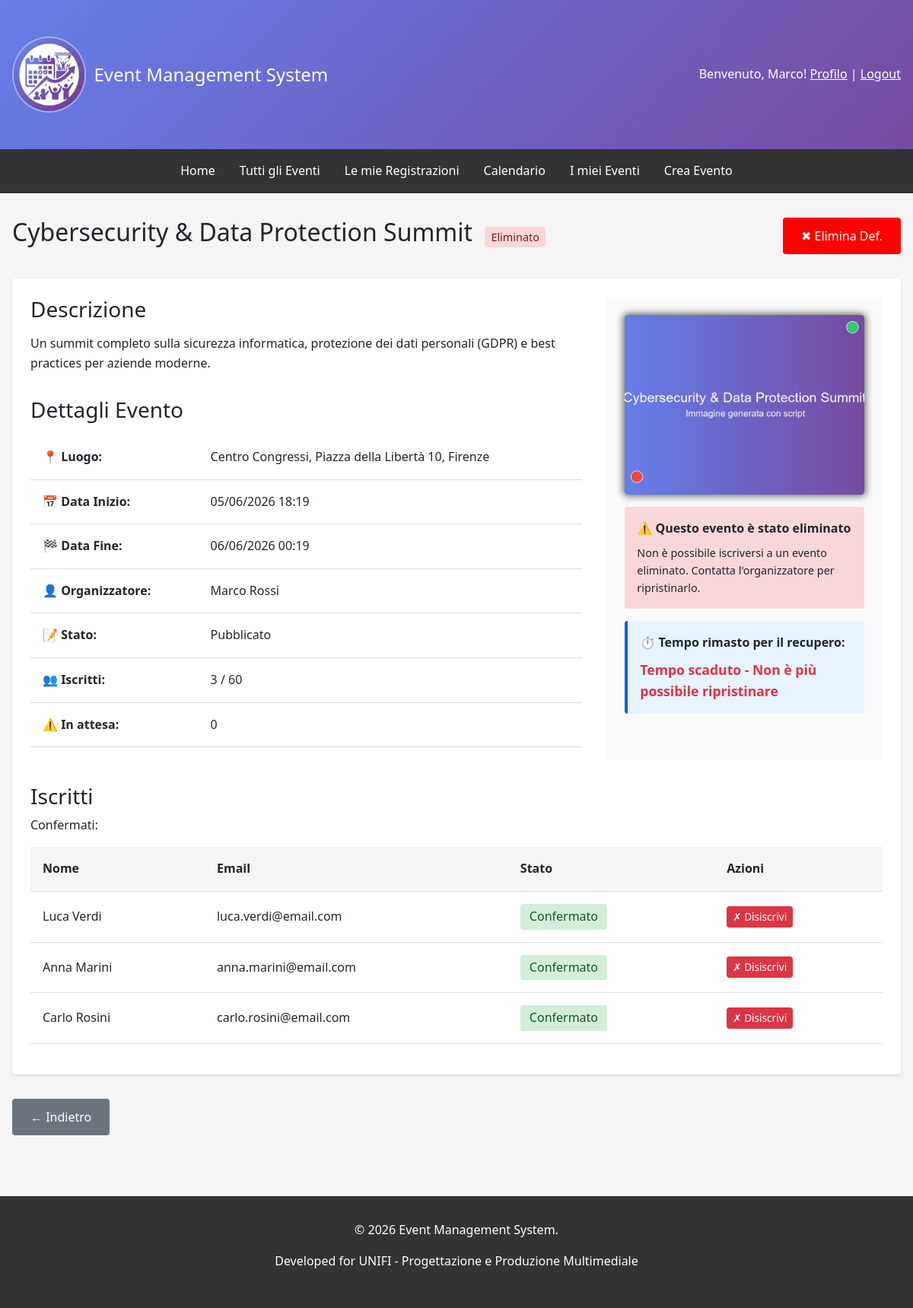
Page /events/event/601/ (signed in) on the committed database.
### events/models.py (models this page shows, shortened)
class Event(models.Model):
    STATUS_CHOICES = [('draft', 'Bozza'), ('published', 'Pubblicato'), ('ongoing', 'In Corso'), ('completed', 'Completato'), ('cancelled', 'Annullato')]
    title = models.CharField(max_length=200, verbose_name='Titolo')
    description = models.TextField(verbose_name='Descrizione')
    organizer = models.ForeignKey(User, on_delete=models.CASCADE, related_name='organized_events', verbose_name='Organizzatore')
    location = models.CharField(max_length=255, verbose_name='Luogo')
    start_date = models.DateTimeField(verbose_name='Data e Ora Inizio')
    end_date = models.DateTimeField(verbose_name='Data e Ora Fine')
    max_attendees = models.IntegerField(null=True, blank=True, verbose_name='Numero Massimo Partecipanti')
    image = models.ImageField(upload_to='event_images/', blank=True, null=True, verbose_name='Immagine')
    status = models.CharField(max_length=15, choices=STATUS_CHOICES, default='draft', verbose_name='Stato')
    created_at = models.DateTimeField(auto_now_add=True)
    updated_at = models.DateTimeField(auto_now=True)
    deleted_at = models.DateTimeField(null=True, blank=True, verbose_name='Eliminato il')
    class Meta:
        ordering = ['-start_date']
        permissions = [('can_create_event', 'Può creare eventi'), ('can_edit_own_events', 'Può modificare i propri eventi'), ('can_delete_own_events', 'Può eliminare i propri eventi'), ('can_view_attendees', 'Può visualizzare la lista dei partecipanti')]
    @property
    def get_confirmed_attendees_count(self):
        return self.eventregistration_set.filter(status='confirmed').count()
    def get_pending_attendees_count(self):
        return self.eventregistration_set.filter(status='pending').count()

class EventRegistration(models.Model):
    STATUS_CHOICES = [('pending', 'In Attesa'), ('confirmed', 'Confermato'), ('cancelled', 'Annullato'), ('attended', 'Partecipato')]
    event = models.ForeignKey(Event, on_delete=models.CASCADE)
    user = models.ForeignKey(User, on_delete=models.CASCADE, related_name='event_registrations')
    status = models.CharField(max_length=15, choices=STATUS_CHOICES, default='pending')
    registered_at = models.DateTimeField(auto_now_add=True)
    updated_at = models.DateTimeField(auto_now=True)
    class Meta:
        unique_together = ('event', 'user')
        ordering = ['-registered_at']

### events/views.py (the view)
# urls.py: path('event/<int:pk>/', views.EventDetailView.as_view(), name='event_detail'),
class EventDetailView(DetailView):
    model = Event
    template_name = 'events/event_detail.html'
    context_object_name = 'event'
    pk_url_kwarg = 'pk'
    def get_queryset(self):
        queryset = super().get_queryset()
        if not self.request.user.is_authenticated or not (self.request.user.is_staff or (hasattr(self.request.user, 'profile') and self.request.user.profile.role == 'organizer')):
            queryset = queryset.filter(deleted_at__isnull=True)
        return queryset
    def get_context_data(self, **kwargs):
        context = super().get_context_data(**kwargs)
        event = self.get_object()
        context['attendees'] = event.eventregistration_set.filter(status='confirmed').order_by('registered_at')
        context['pending_attendees'] = event.eventregistration_set.filter(status='pending').order_by('registered_at')
        context['can_view_attendees'] = self.request.user == event.organizer or self.request.user.is_staff
        context['pending_count'] = context['pending_attendees'].count()
        context['confirmed_count'] = context['attendees'].count()
        if event.deleted_at:
            from datetime import timedelta
            restore_deadline = event.deleted_at + timedelta(days=3)
            time_remaining = restore_deadline - timezone.now()
            context['can_restore'] = time_remaining.total_seconds() > 0
            total_seconds = max(0, time_remaining.total_seconds())
            days = int(total_seconds // 86400)
            hours = int((total_seconds % 86400) // 3600)
            minutes = int((total_seconds % 3600) // 60)
            context['restore_days'] = days
            context['restore_hours'] = hours
            context['restore_minutes'] = minutes
        else:
            context['can_restore'] = False
            context['restore_days'] = 0
            context['restore_hours'] = 0
            context['restore_minutes'] = 0
        if self.request.user.is_authenticated:
            try:
                registration = EventRegistration.objects.get(event=event, user=self.request.user)
                context['user_registration'] = registration
            except EventRegistration.DoesNotExist:
                context['user_registration'] = None
        return context

### templates/events/event_detail.html (shortened to what this page needs)
{% extends 'base.html' %}
{% block content %}
<div class="detail-header">
    <h2>
        {{ event.title }}
        {% if event.deleted_at %}
            <span style="padding: 0.25rem 0.5rem; border-radius: 4px; font-size: 0.9rem; background-color: #f8d7da; color: #721c24; margin-left: 0.5rem;">
                Eliminato
            </span>
        {% endif %}
    </h2>
    {% if user == event.organizer or user.is_staff %}
        <div class="detail-actions">
            {% if not event.deleted_at %}
                <a href="{% url 'events:event_update' event.pk %}" class="btn btn-secondary" style="background: linear-gradient(135deg, #667eea 0%, #764ba2 100%);">✎ Modifica</a>
                <a href="{% url 'events:event_delete' event.pk %}" class="btn btn-danger">✖ Elimina</a>
            {% else %}
                    <a href="{% url 'events:event_delete' event.pk %}" class="btn btn-danger" style="background: #ff0000">✖ Elimina Def.</a>
            {% endif %}
        </div>
    {% endif %}
</div>
<div class="event-card">
    <div class="detail-grid">
        <div>
            <h3>Descrizione</h3>
            <p style="margin: 1rem 0;">{{ event.description }}</p>
            <h3 style="margin-top: 2rem;">Dettagli Evento</h3>
            <table style="margin: 1rem 0;">
                <tr>
                    <td><strong>📍 Luogo:</strong></td>
                    <td>{{ event.location }}</td>
                </tr>
                <tr>
                    <td><strong>📅 Data Inizio:</strong></td>
                    <td>{{ event.start_date|date:"d/m/Y H:i" }}</td>
                </tr>
                <tr>
                    <td><strong>🏁 Data Fine:</strong></td>
                    <td>{{ event.end_date|date:"d/m/Y H:i" }}</td>
                </tr>
                <tr>
                    <td><strong>👤 Organizzatore:</strong></td>
                    <td>{{ event.organizer.get_full_name|default:event.organizer.username }}</td>
                </tr>
                <tr>
                    <td><strong>📝 Stato:</strong></td>
                    <td>{{ event.get_status_display }}</td>
                </tr>
                <tr>
                    <td><strong>👥 Iscritti:</strong></td>
                    <td>{{ event.get_confirmed_attendees_count }}{% if event.max_attendees %} / {{ event.max_attendees }}{% endif %}</td>
                </tr>
                <tr>
                    <td><strong>⚠️ In attesa:</strong></td>
                    <td>{{ event.get_pending_attendees_count }}</td>
                </tr>
            </table>
        </div>
        <div style="background-color: #f9f9f9; padding: 1.5rem; border-radius: 4px;">
            {% if event.image %}
                <div class="event-thumbnail">
                    <img src="{{ event.image.url }}" alt="{{ event.title }}" style="width: 100%; height: auto; margin-bottom: 1rem; border-radius: 4px; box-shadow: 0 0 10px 2px dimgray">
                </div>
            {% else %}
                <div class="no-image" style="text-align: center; margin-bottom: 1rem; padding: 2px; border-radius: 4px; background-color: #f0f0f0; box-shadow: 0 0 10px 2px lightgray">
                    <span>📷 Nessuna immagine disponibile</span>
                </div>
            {% endif %}
            {% if event.deleted_at %}
                <div style="background-color: #f8d7da; padding: 1rem; border-radius: 4px; margin-bottom: 1rem;">
                    <strong>⚠️ Questo evento è stato eliminato</strong><br>
                    <p style="margin: 0.5rem 0 0 0; font-size: 0.9rem;">Non è possibile iscriversi a un evento eliminato. Contatta l'organizzatore per ripristinarlo.</p>
                </div>
                <div style="background-color: #e7f3ff; padding: 1rem; border-radius: 4px; border-left: 4px solid #0066cc;">
                    <strong>⏱️ Tempo rimasto per il recupero:</strong><br>
                    <div style="margin-top: 0.5rem; font-size: 1.1rem; font-weight: bold; color: #0066cc;">
                        {% if can_restore %}
                            {{ restore_days }} giorn{% if restore_days != 1 %}i{% else %}o{% endif %},
                            {{ restore_hours }} or{% if restore_hours != 1 %}e{% else %}a{% endif %},
                            {{ restore_minutes }} minut{% if restore_minutes > 1 %}i{% else %}o{% endif %}
                        {% else %}
                            <span style="color: #dc3545;">Tempo scaduto - Non è più possibile ripristinare</span>
                        {% endif %}
                    </div>
                </div>
            {% else %}
                <a href="{% url 'users:login' %}" class="btn" style="width: 100%; text-align: center;">Accedi per Iscriverti</a>
            {% endif %}
        </div>
    </div>
    {% if can_view_attendees %}
        <div style="margin-top: 2rem;">
            <h3>Iscritti</h3>
            {% if attendees %}
                <p style="font-weight: 500;">Confermati:</p>
                <div class="participants-table">
                    <table style="width: 100%; margin-top: 1rem; margin-bottom: 1rem;">
                        <thead>
                            <tr>
                                <th>Nome</th>
                                <th>Email</th>
                                <th>Stato</th>
                                {% if user.is_staff or user == event.organizer %}<th>Azioni</th>{% endif %}
                            </tr>
                        </thead>
                        <tbody>
                            {% for registration in attendees %}
                                <tr>
                                    <td>{{ registration.user.get_full_name|default:registration.user.username }}</td>
                                    <td style="word-break: break-all;">{{ registration.user.email }}</td>
                                    <td>
                                        <span style="background-color: #d4edda; color: #155724; border-radius: 4px; padding: 0.25rem 0.75rem; display: inline-block; white-space: nowrap;">
                                            {{ registration.get_status_display }}
                                        </span>
                                    </td>
                                    {% if user.is_staff or user == event.organizer %}
                                        <td>
                                            <a href="{% url 'events:admin_unregister_confirm' event.pk registration.pk %}?next={{ request.path }}" class="btn btn-danger" style="padding: 0.25rem 0.5rem; font-size: 0.85rem; white-space: nowrap;">✗ Disiscrivi</a>
                                        </td>
                                    {% endif %}
                                </tr>
                            {% endfor %}
                        </tbody>
                    </table>
                </div>
            {% else %}
                <p style="color: #666;">Nessun iscritto confermato.</p>
            {% endif %}
        </div>
    {% endif %}
</div>
<div style="margin-top: 2rem;">
    <a href="#" onclick="smartBack(event)" class="btn btn-secondary"> ← Indietro </a>
</div>
{% endblock %}

### templates/base.html (shortened to what this page needs)
{% load static %}
<!DOCTYPE html>
<html lang="it">
<head>
    <link href="https://cdn.jsdelivr.net/npm/bootstrap@5.3.0/dist/css/bootstrap.min.css" rel="stylesheet">
</head>
<body>
    <header>
        <div class="container">
            <div class="header-content">
                <div class="header-logo">
                    <a href="{% url 'home' %}" style="text-decoration: none; color: inherit; display: flex; align-items: center; gap: 10px;">
                        <img src="{% static 'favicon.ico' %}" alt="Event Management System Logo">
                        <h1>Event Management System</h1>
                    </a>
                </div>
                <div class="user-info">
                    {% if user.is_authenticated %}
                        <span>Benvenuto, {{ user.first_name|default:user.username }}!</span>
                        <a href="{% url 'users:profile' %}" style="color: white; text-decoration: underline;">Profilo</a> |
                        <form method="post" action="{% url 'users:logout' %}" style="display: inline; margin: 0; padding: 0; background: none; border:none; outline: none; box-shadow: none;">
                            <button type="submit" style="background: none; border: none; color: white; text-decoration: underline; cursor: pointer; padding: 0; font: inherit; outline: none; box-shadow: none;">
                                Logout
                            </button>
                        </form>
                    {% else %}
                        <a href="{% url 'users:login' %}" style="color: white; text-decoration: underline;">Login</a> |
                        <a href="{% url 'users:register' %}" style="color: white; text-decoration: underline;">Registrati</a>
                    {% endif %}
                </div>
            </div>
        </div>
    </header>
    <nav>
        <div class="nav-links">
            <a href="{% url 'home' %}">Home</a>
            <a href="{% url 'events:event_list' %}">Tutti gli Eventi</a>
            {% if user.is_authenticated %}
                {% if user.is_staff %}
                    <a href="{% url 'events:organizer_events' %}">Gestione Eventi</a>
                    <a href="{% url 'events:deleted_events' %}">Eventi Eliminati</a>
                {% else %}
                    <a href="{% url 'events:user_registrations' %}">Le mie Registrazioni</a>
                    <a href="{% url 'events:calendar_view' %}">Calendario</a>
                {% endif %}
                {% if user.profile.role == 'organizer' %}
                    <a href="{% url 'events:organizer_events' %}">I miei Eventi</a>
                    <a href="{% url 'events:event_create' %}?next={{ request.GET.next|default:request.path }}">Crea Evento</a>
                {% endif %}
            {% endif %}
        </div>
    </nav>
    <div class="container">
        {% block content %}{% endblock %}
    </div>
    <footer>
        <p>&copy; 2026 Event Management System.</p>
        <p>Developed for UNIFI - Progettazione e Produzione Multimediale</p>
    </footer>
</body>
</html>

### rows in the picture
Event: title "Cybersecurity & Data Protection Summit", description "Un summit completo sulla sicurezza informatica, protezione dei dati personali (GDPR) e best practices per aziende moderne.", location "Centro Congressi, Piazza della Libertà 10, Firenze", start_date "05/06/2026 18:19", end_date "06/06/2026 00:19", organizer.get_full_name "Marco Rossi", status "Pubblicato", get_confirmed_attendees_count "3", max_attendees "60", get_pending_attendees_count "0", image (picture)
EventRegistration: user.get_full_name "Luca Verdi", user.email "luca.verdi@email.com", status "Confermato"
EventRegistration: user.get_full_name "Anna Marini", user.email "anna.marini@email.com", status "Confermato"
EventRegistration: user.get_full_name "Carlo Rosini", user.email "carlo.rosini@email.com", status "Confermato"

### other values in the picture
{{ user.first_name|default:user.username }} "Marco"
